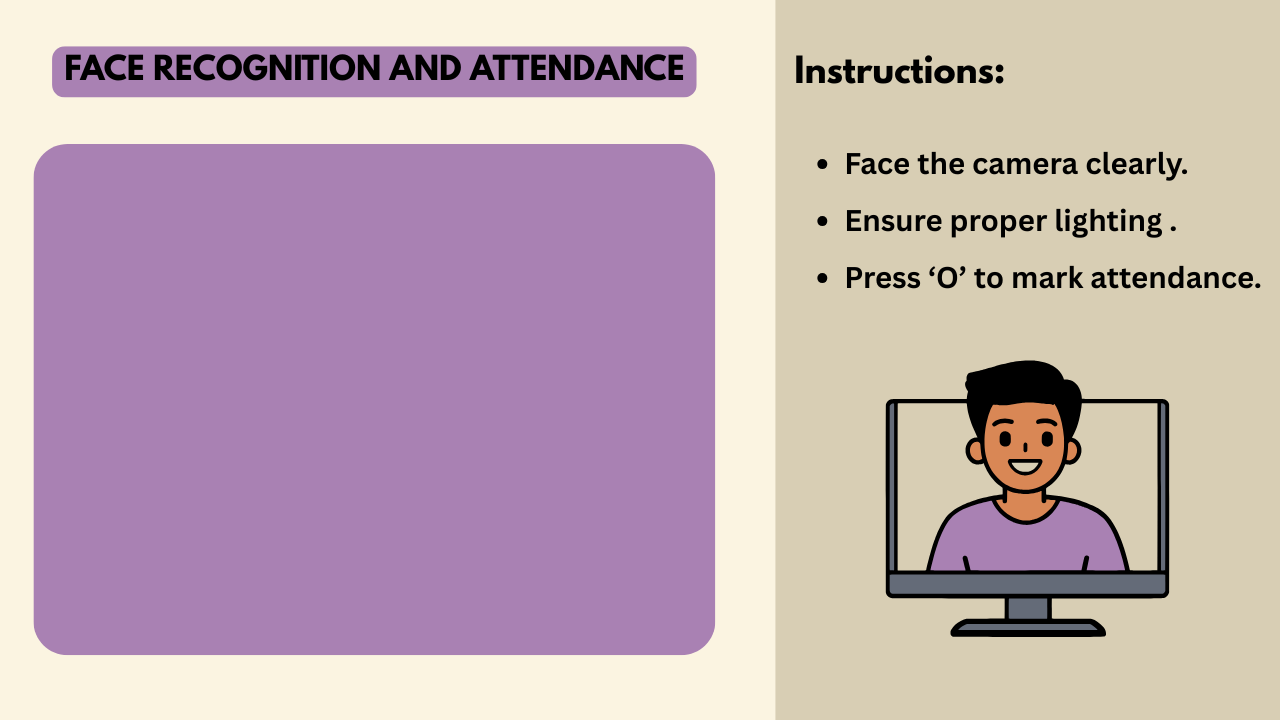
#> input picture bg.png, 1280 x 720 px, given in place of the camera
$ python dataset.py
#> lines starting #> are read from the running program, lines starting #| are printed output that depends on the picture
import cv2
import numpy as np
import os
import pickle

video=cv2.VideoCapture(0)
facedetect=cv2.CascadeClassifier('haarcascade_frontalface_default.xml')

face_data=[]
i=0
name=input("Enter student's name : ")
#> the answer given: bg.png
while True:
  ret,frame=video.read()
#> frame is the input picture: shape (720, 1280, 3); mean B, G, R 180, 172, 193.8
  gray=cv2.cvtColor(frame,cv2.COLOR_BGR2GRAY)
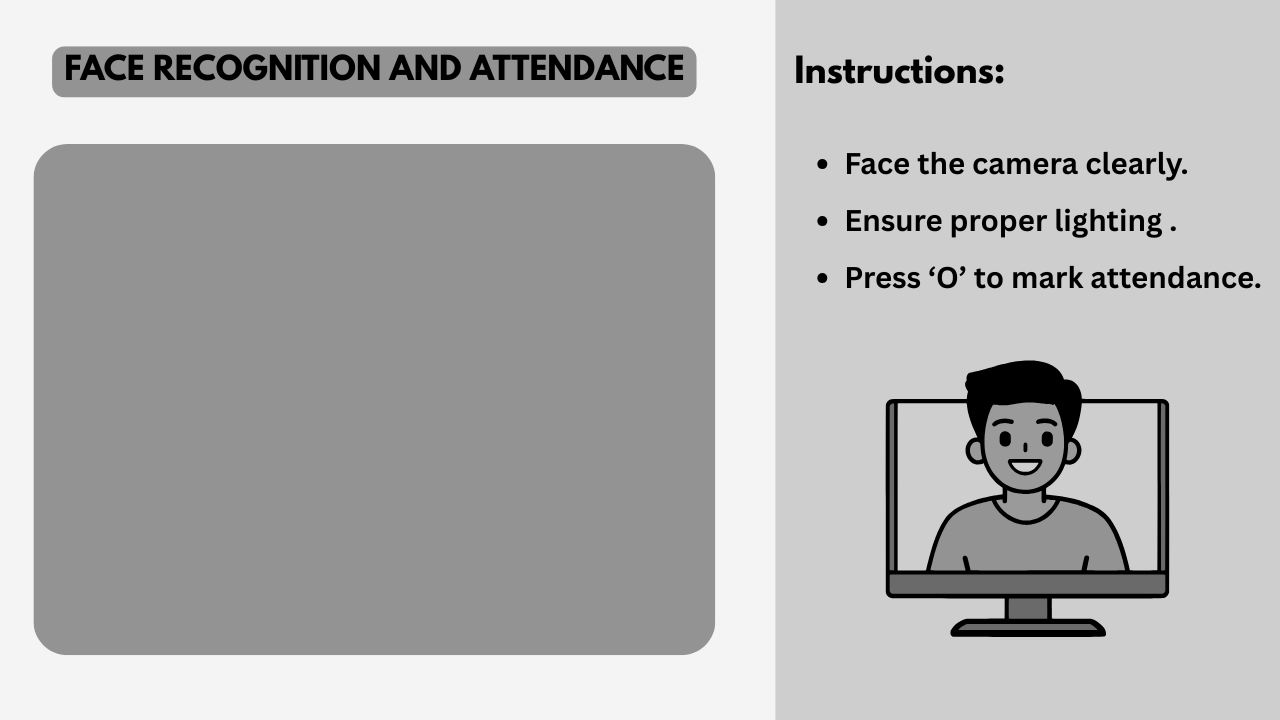
#> gray: shape (720, 1280); min 0, max 244, mean 179.6
  faces=facedetect.detectMultiScale(gray,1.3,5)
#> faces = ()

  for(x,y,w,h) in faces :
    crop_img=frame[y:y+h,x:x+w, :]
    resized_img=cv2.resize(crop_img,(50,50))

    if len(face_data)<100 and i%10==0:
      cv2.putText(frame,str(len(face_data)),(50,50),cv2.FONT_HERSHEY_COMPLEX,1,(50,50,250),1)
      cv2.rectangle(frame,(x,y),(x+w,y+h),(40,255,0),2)
      face_data.append(resized_img)
    i+=1
#> this loop made 0 passes
#> after the loop, face_data = []; i = 0

  cv2.imshow("frame",frame)
  k=cv2.waitKey(1)
#> (key Esc is pressed here)

  if len(face_data)==100:
      break

video.release()
cv2.destroyAllWindows()

face_data=np.array(face_data)
face_data=face_data.reshape(100,-1)

if 'names.pkl' not in os.listdir('data/'):
  names=[name]*100
  with open('data/names.pkl','wb') as f:
    pickle.dump(names,f)
else:
  with open('data/names.pkl','rb') as f:
    names=pickle.load(f)
  names=names+[name]*100

  with open('data/names.pkl','wb') as f:
    pickle.dump(names,f)

if 'face_data.pkl' not in os.listdir('data/'):
  with open('data/face_data.pkl','wb') as f:
    pickle.dump(face_data,f)
else:
  with open('data/face_data.pkl','rb') as f:
    faces=pickle.load(f)
  faces=np.append(faces,face_data,axis=0)
  with open('data/face_data.pkl','wb') as f:
    pickle.dump(faces,f)
